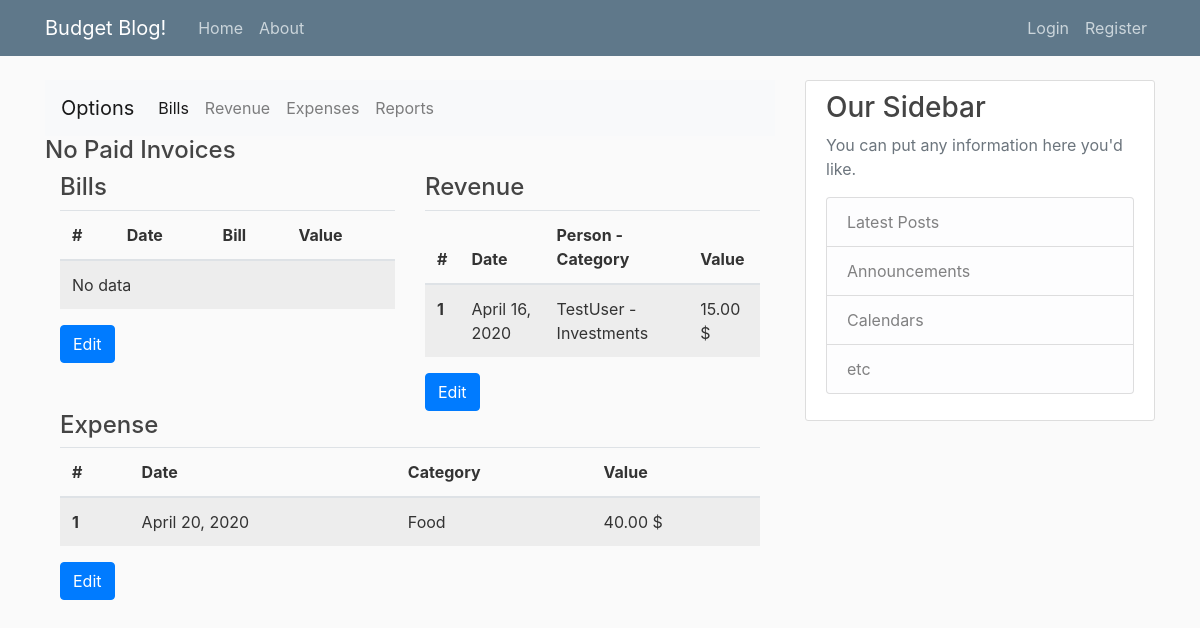
The app's page /budget/, older data.
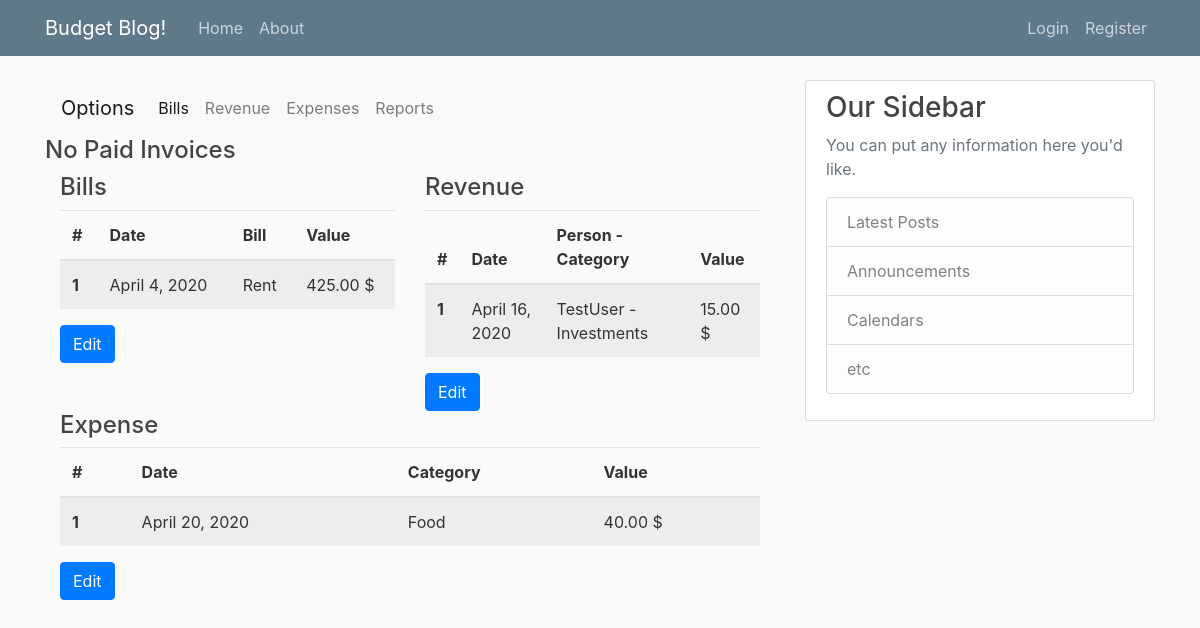
The same page, newer data.
### blog/models.py (models this page shows, shortened)
class DefaultExpenseModel(models.Model):
    title = models.CharField(max_length=100, blank=True, null=True)
    date_expired = models.DateField()
    final_value = models.DecimalField(default=0, decimal_places=2, max_digits=20)
    paid_value = models.DecimalField(default=0, decimal_places=2, max_digits=20)
    is_paid = models.BooleanField(default=False)
    payment_method = models.ForeignKey(PaymentMethod, null=True, on_delete=models.SET_NULL)
    objects = models.Manager()
    my_query = GeneralManager()
    class Meta:
        abstract = True
    def tag_final_value(self):
        return f'{self.final_value} {CURRENCY}'
    tag_final_value.short_description = 'Value'
    def tag_is_paid(self):
        return 'Is Paid' if self.is_paid else 'Not Paid'
    tag_is_paid.short_description = 'Paid'

class Payroll(DefaultExpenseModel):
    person = models.ForeignKey(User, null=True, on_delete=models.SET_NULL, related_name='person_payroll')
    category = models.ForeignKey(PayrollCategory, null=True, on_delete=models.SET_NULL, related_name='category_payroll')
    class Meta:
        verbose_name_plural = '5. Payroll'
        ordering = ['-date_expired']
    def tag_category(self):
        return f'{self.person} - {self.category}'

class PayrollCategory(models.Model):
    title = models.CharField(unique=True, max_length=150)
    balance = models.DecimalField(default=0, max_digits=20, decimal_places=2)
    class Meta:
        verbose_name_plural = '3. Payroll Category'
    def __str__(self):
        return self.title
    def tag_balance(self):
        return f'{self.balance} {CURRENCY}'
    tag_balance.short_description = 'Value'

class GenericExpense(DefaultExpenseModel):
    category = models.ForeignKey(GenericExpenseCategory, null=True, on_delete=models.SET_NULL,
                                 related_name='category_expenses')
    class Meta:
        verbose_name_plural = '7. Generic Expenses'
        ordering = ['-date_expired']

class GenericExpenseCategory(models.Model):
    title = models.CharField(unique=True, max_length=150)
    balance = models.DecimalField(default=0, max_digits=20, decimal_places=2)
    class Meta:
        verbose_name_plural = '6. Expense Category'
    def __str__(self):
        return self.title
    def tag_balance(self):
        return f'{self.balance} {CURRENCY}'
    tag_balance.short_description = 'Value'

class Bill(DefaultExpenseModel):
    category = models.ForeignKey(BillCategory, null=True, on_delete=models.SET_NULL, related_name='bills')
    class Meta:
        verbose_name_plural = '2. Bills'
        ordering = ['-date_expired']

class BillCategory(models.Model):
    title = models.CharField(unique=True, max_length=150)
    balance = models.DecimalField(default=0, max_digits=20, decimal_places=2)
    class Meta:
        verbose_name_plural = '1. Bill Category'
    def __str__(self):
        return self.title
    def tag_balance(self):
        return f'{self.balance} {CURRENCY}'
    tag_balance.short_description = 'Value'

### blog/views.py (the view)
# urls.py: path('budget/', BudgetView.as_view(), name='budget_view'),
class BudgetView(TemplateView):
    template_name = 'blog/budget_view.html'
    def get_context_data(self, **kwargs):
        context = super(BudgetView, self).get_context_data(**kwargs)
        bills = Bill.my_query.get_queryset().unpaid()[:10]
        payrolls = Payroll.my_query.get_queryset().unpaid()[:10]
        expenses = GenericExpense.my_query.get_queryset().unpaid()[:10]
        context.update({'bills': bills,
                        'payroll': payrolls,
                        'expenses': expenses
                        })
        return context

### blog/managers.py (called while the page is built)
    def unpaid(self):
        return self.filter(is_paid=False)

    def get_queryset(self):
        return GenericQuerySet(self.model, using=self._db)

### blog/templates/blog/budget_view.html (shortened to what the changed rows need)
{% extends "blog/base.html"%}
{% block content %}
<body>
</body>
<div class="container-fluid">
    {% block container %}
        <div class="row">
            <div class="col">
                <table class="table table-striped">
                    <thead>
                    <tr>
                        <th scope="col">#</th>
                        <th scope="col">Date</th>
                        <th scope="col">Bill</th>
                        <th scope="col">Value</th>
                    </tr>
                  </thead>
                  <tbody>
                  {% for bill in bills %}
                      <tr>
                          <th scope="row">1</th>
                          <td>{{ bill.date_expired|date }}</td>
                          <td>{{ bill.category }}</td>
                          <td>{{ bill.tag_final_value }}</td>
                      </tr>
                  {% empty %}
                      <tr>
                          <td colspan="4">No data</td>
                      </tr>
                    {% endfor %}
                  </tbody>
                </table>
            </div>
            <div class="col">
                <table class="table table-striped">
                    <thead>
                        <tr>
                            <th scope="col">#</th>
                            <th scope="col">Date</th>
                            <th scope="col">Person - Category</th>
                            <th scope="col">Value</th>
                        </tr>
                    </thead>
                    <tbody>
                    {% for bill in payroll %}
                        <tr>
                            <th scope="row">1</th>
                            <td>{{ bill.date_expired|date }}</td>
                            <td>{{ bill.tag_category }}</td>
                            <td>{{ bill.tag_final_value }}</td>
                        </tr>
                    {% empty %}
                        <tr>
                            <td colspan="4">No data</td>
                        </tr>
                    {% endfor %}
                    </tbody>
                </table>
            </div>
            <div class="col">
                <table class="table table-striped">
                    <thead>
                        <tr>
                            <th scope="col">#</th>
                            <th scope="col">Date</th>
                            <th scope="col">Category</th>
                            <th scope="col">Value</th>
                        </tr>
                    </thead>
                    <tbody>
                    {% for expense in expenses %}
                        <tr>
                            <th scope="row">1</th>
                            <td>{{ expense.date_expired|date }}</td>
                            <td>{{ expense.category }}</td>
                            <td>{{ expense.tag_final_value }}</td>
                        </tr>
                    {% empty %}
                        <tr>
                            <td colspan="4">No data</td>
                        </tr>
                    {% endfor %}
                    </tbody>
                </table>
            </div>
        </div>
      {% endblock %}
  </div>
  </body>
{% endblock content %}

Row changes from the older to the newer data that the page shows:
now on this page (row edited): Bill: date_expired "April 4, 2020", category "Rent", tag_final_value "425.00 $"
Text that changed along with them:
text no longer shown: "No data"
